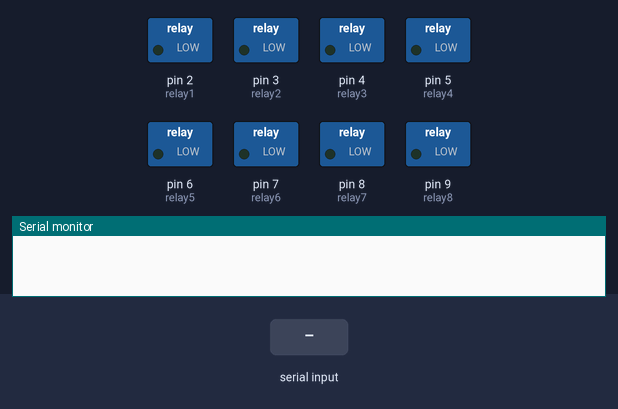
Recording of a sketch running on a simulated Arduino Uno, built with avr-gcc and run on an emulated ATmega328P. Shown: switched loads named in the sketch (green lamp = pin HIGH), the last lines printed to the serial monitor. The test bench sets the inputs (shaded band).

Above: at 1.2 s.
1.3 s: "*switch on" received over Serial
At 2.4 s:
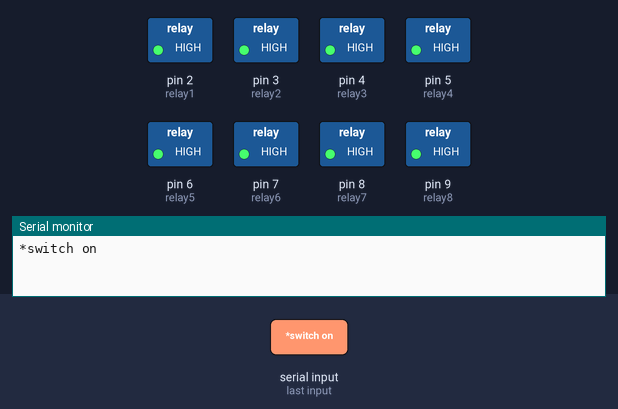
2.9 s: "*light on" received over Serial
At 4.1 s:
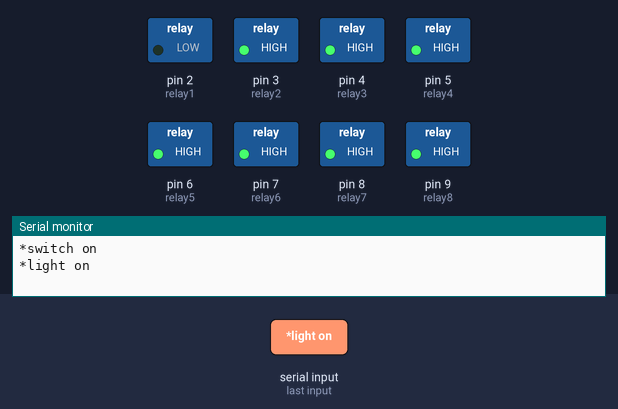
4.4 s: "*fan on" received over Serial
At 4.8 s:
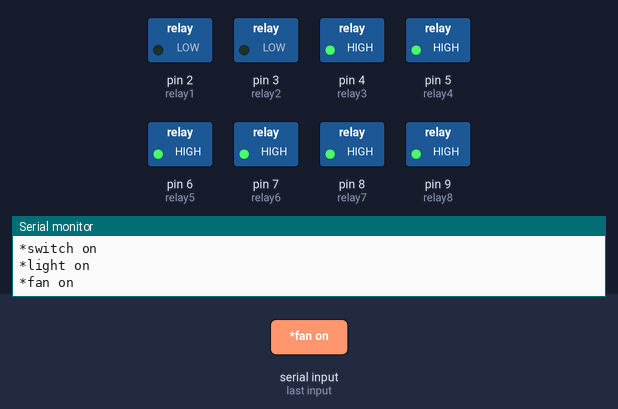
5.9 s: "*light off" received over Serial
At 7.1 s:
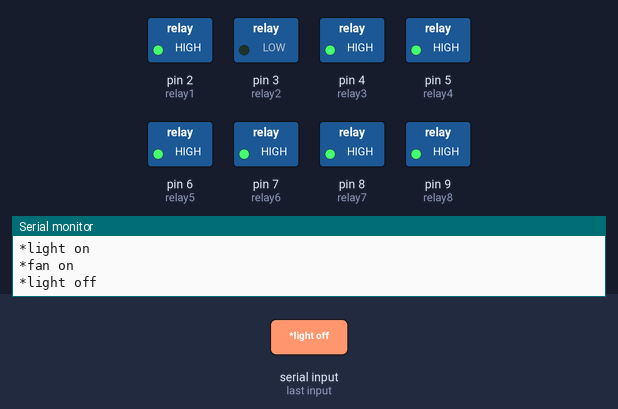
7.5 s: "*make it bright" received over Serial
At 8.8 s:
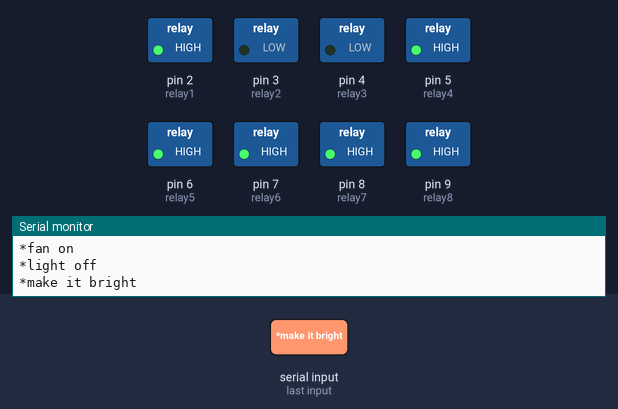
9.1 s: "*fan of" received over Serial
At 9.6 s:
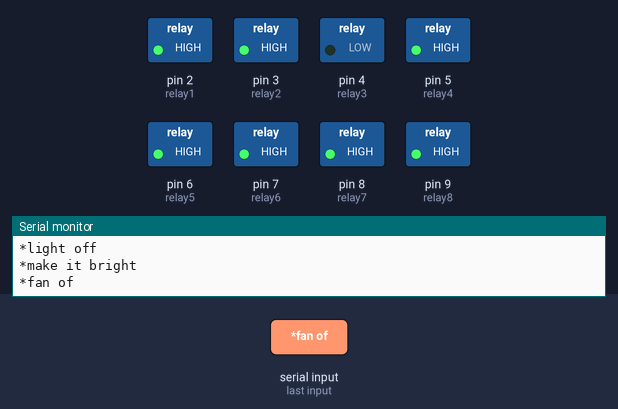
Timing chart, 0 to 11.6 s (numbered marks = the images above; inputs shaded):
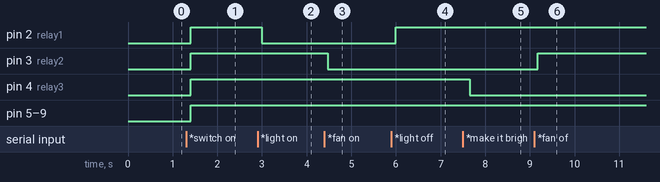

The sketch:

program.ino
```cpp
/*
------------------------------------------------------------------------
                            ConfusedWalrus
------------------------------------------------------------------------
*/

String voice;
#define relay1 2    //Connect relay1 to pin 2
#define relay2 3    //Connect relay2 to pin 3
#define relay3 4    //Connect relay3 to pin 4
#define relay4 5    //Connect relay4 to pin 5
#define relay5 6    //Connect relay5 to pin 6
#define relay6 7    //Connect relay6 to pin 7
#define relay7 8    //Connect relay7 to pin 8
#define relay8 9    //Connect relay8 to pin 9
void setup()
{
  Serial.begin(9600);            //Set rate for communicating with phone
  pinMode(relay1, OUTPUT);       //Set relay1 as an output
  pinMode(relay2, OUTPUT);       //Set relay2 as an output
  pinMode(relay3, OUTPUT);       //Set relay3 as an output
  pinMode(relay4, OUTPUT);       //Set relay4 as an output
  pinMode(relay5, OUTPUT);       //Set relay5 as an output
  pinMode(relay6, OUTPUT);       //Set relay6 as an output
  pinMode(relay7, OUTPUT);       //Set relay7 as an output
  pinMode(relay8, OUTPUT);       //Set relay8 as an output
  digitalWrite(relay1, LOW);     //Switch relay1 off
  digitalWrite(relay2, LOW);     //Swtich relay2 off
  digitalWrite(relay3, LOW);     //Swtich relay3 off
  digitalWrite(relay4, LOW);     //Swtich relay4 off
  digitalWrite(relay5, LOW);     //Swtich relay5 off
  digitalWrite(relay6, LOW);     //Swtich relay6 off
  digitalWrite(relay7, LOW);     //Swtich relay7 off
  digitalWrite(relay8, LOW);     //Swtich relay8 off
}
void loop()
{
  while(Serial.available())    //Check if there are available bytes to read
  {
    delay(10);                 //Delay to make it stable
    char c = Serial.read();    //Conduct a serial read
    if (c == '#'){
      break;                   //Stop the loop once # is detected after a word
    }
    voice += c;                //Means voice = voice + c
  }
    if (voice.length() >0)
    {
      Serial.println(voice);
      if(voice == "*switch on"){
        switchon();
      }               //Initiate function switchon if voice is switch on
      else if(voice == "*switch off"){
        switchoff();
      }               //Initiate function switchoff if voice is switch off
      else if(voice == "*light off"){
//You can replace 'lamp on' with anything you want...same applies to others
        digitalWrite(relay1, HIGH);
      }
      else if(voice == "*light on"){
        digitalWrite(relay1, LOW);
      }
      else if(voice == "*fan of"){
        digitalWrite(relay2, HIGH);
      }
      else if(voice == "*fan on"){
        digitalWrite(relay2, LOW);
      }
       else if(voice == "*make it dark"){
        digitalWrite(relay3, HIGH);
      }
      else if(voice == "*make it bright"){
        digitalWrite(relay3, LOW);
      }
      else if(voice == "*stop music"){
        digitalWrite(relay4, HIGH);
      }
      else if(voice == "*play music"){
        digitalWrite(relay4, LOW);
      }
      else if(voice == "*of terminal 5"){
        digitalWrite(relay5, HIGH);
      }
      else if(voice == "*on terminal 5"){
        digitalWrite(relay5, LOW);
      }
      else if(voice == "*of terminal 6"){
        digitalWrite(relay6, HIGH);
      }
      else if(voice == "*on terminal 6"){
        digitalWrite(relay6, LOW);
      }
      else if(voice == "*of terminal 7"){
        digitalWrite(relay7, HIGH);
      }
      else if(voice == "*on terminal 7"){
        digitalWrite(relay7, LOW);
      }
      else if(voice == "*of terminal 8"){
        digitalWrite(relay8, HIGH);
      }
      else if(voice == "*on terminal 8"){
        digitalWrite(relay8, LOW);
      }
      voice="";
    }
}
void switchon()               //Function for turning on relays
{
  digitalWrite(relay1, HIGH);
  digitalWrite(relay2, HIGH);
  digitalWrite(relay3, HIGH);
  digitalWrite(relay4, HIGH);
  digitalWrite(relay5, HIGH);
  digitalWrite(relay6, HIGH);
  digitalWrite(relay7, HIGH);
  digitalWrite(relay8, HIGH);
}
void switchoff()              //Function for turning on relays
{
  digitalWrite(relay1, LOW);
  digitalWrite(relay2, LOW);
  digitalWrite(relay3, LOW);
  digitalWrite(relay4, LOW);
  digitalWrite(relay5, LOW);
  digitalWrite(relay6, LOW);
  digitalWrite(relay7, LOW);
  digitalWrite(relay8, LOW);
}

/*

You can add any function you want depending on how many devices you have hooked up.
For example you could have a function called 'cinema' which would dim the lights and
turn the TV on. You can have as many as you have pins on your arduino.
For my relay 'LOW' turns off and 'HIGH' turns on
The outline to follow is this:

   void ......()
   {
     digitalWrite(...., LOW/HIGH);
     digitalWrite(...., LOW/HIGH);
   }

*/
```

Measured:
- after the input at 1.3 s, pin 2 (relay1), pin 3 (relay2), pin 4 (relay3), pin 5 (relay4), pin 6 (relay5), pin 7 (relay6), pin 8 (relay7), pin 9 (relay8): LOW → HIGH after 0.10 s
- after the input at 2.9 s, pin 2 (relay1): HIGH → LOW after 0.09 s
- after the input at 4.4 s, pin 3 (relay2): HIGH → LOW after 0.07 s
- after the input at 5.9 s, pin 2 (relay1): LOW → HIGH after 0.10 s
- after the input at 7.5 s, pin 4 (relay3): HIGH → LOW after 0.15 s
- after the input at 9.1 s, pin 3 (relay2): LOW → HIGH after 0.07 s
